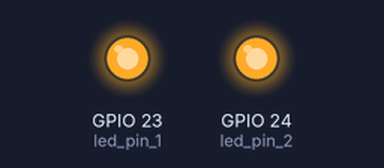
The program below on a simulated Raspberry Pi (BCM pin numbers). Parts: output pins drawn as LEDs (lit = HIGH). What the program prints to the terminal is not drawn.

Above: at 0.1 s.
Timing chart, 0 to 1.6 s (numbered marks = the images above):
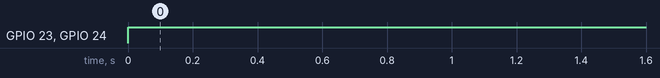

Measured:
- by itself, GPIO 23 (led_pin_1), GPIO 24 (led_pin_2): LOW → HIGH at 0.00 s

The program:

raindrop_led.py
```python
import RPi.GPIO as GPIO
import time

# GPIO pins for raindrop sensor and LEDs
sensor_pin = 17
led_pin_1 = 23
led_pin_2 = 24

GPIO.setmode(GPIO.BCM)
GPIO.setup(sensor_pin, GPIO.IN)
GPIO.setup(led_pin_1, GPIO.OUT)
GPIO.setup(led_pin_2, GPIO.OUT)

try:
    while True:
        if GPIO.input(sensor_pin):
            # No water detected
            GPIO.output(led_pin_1, GPIO.LOW)
            GPIO.output(led_pin_2, GPIO.LOW)
            print("No water detected")
        else:
            # Water detected
            GPIO.output(led_pin_1, GPIO.HIGH)
            GPIO.output(led_pin_2, GPIO.HIGH)
            print("Water detected")

        time.sleep(1)

except KeyboardInterrupt:
    GPIO.cleanup()
```
